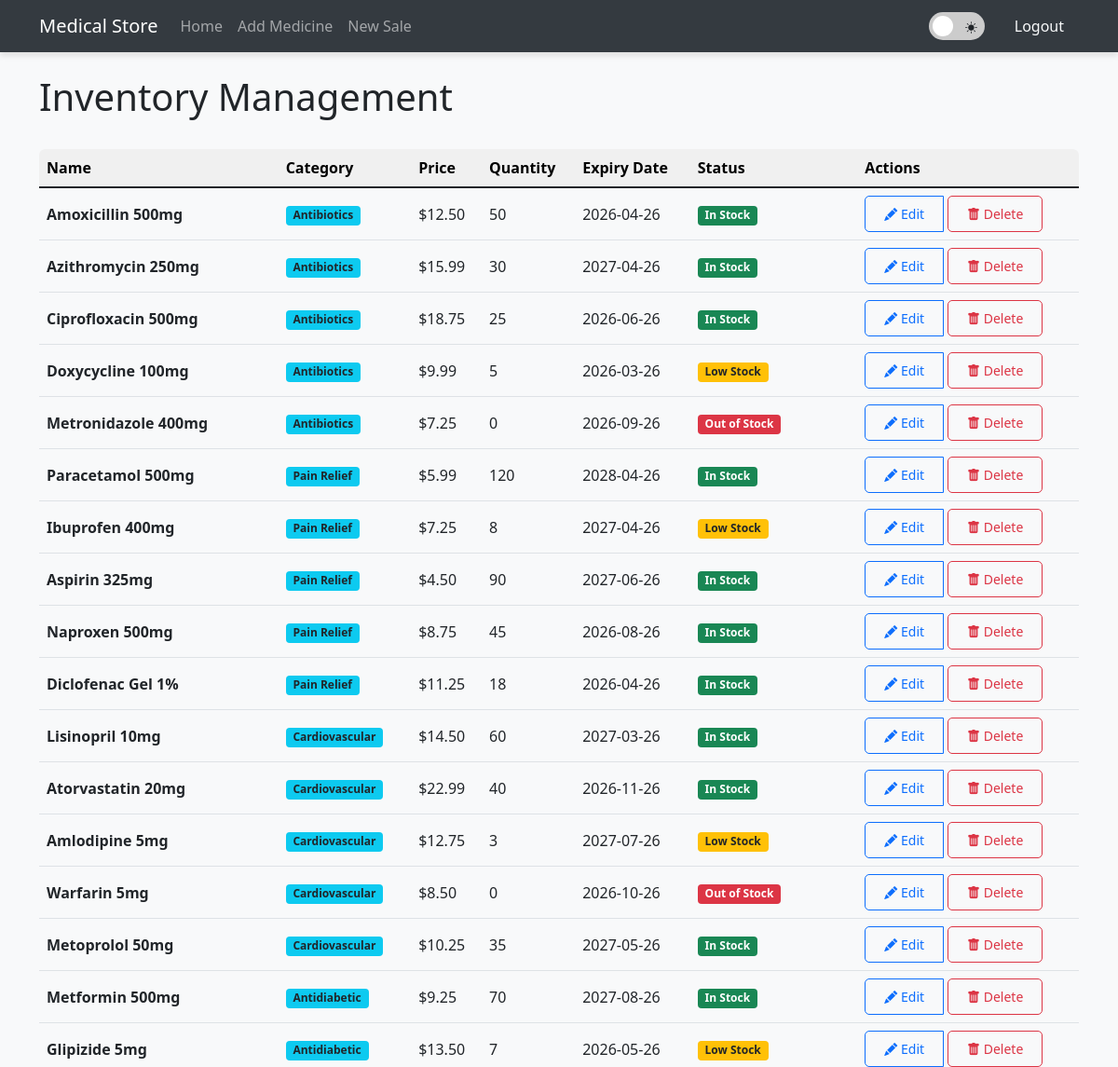
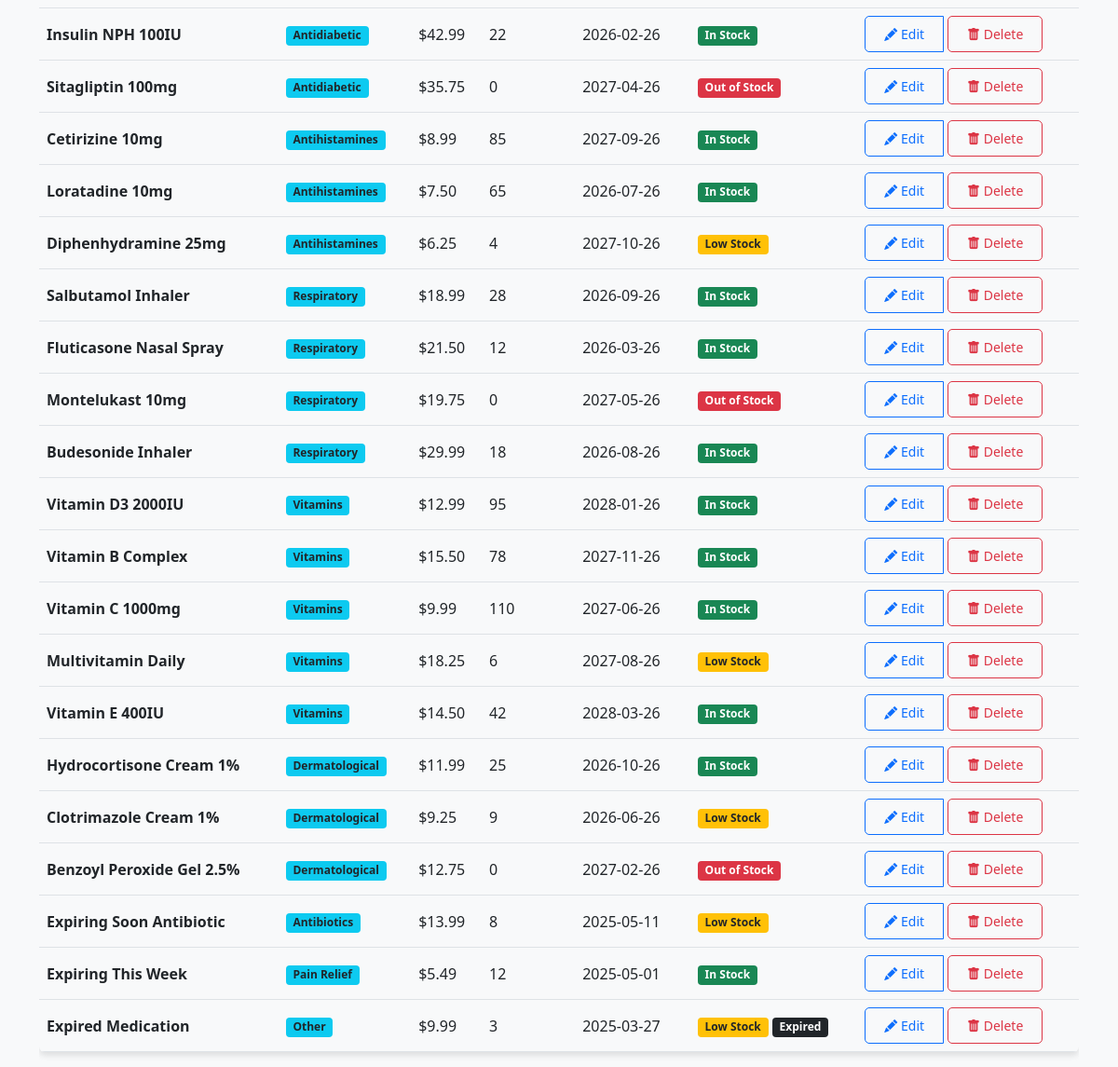
Page /inventory (signed in) on the committed database (2 pictures, top to bottom).
### app.py (models this page shows, shortened)
class Medicine(db.Model):
    id = db.Column(db.Integer, primary_key=True)
    name = db.Column(db.String(100), nullable=False)
    category = db.Column(db.String(50), nullable=False)
    price = db.Column(db.Float, nullable=False)
    quantity = db.Column(db.Integer, nullable=False)
    min_stock_level = db.Column(db.Integer, default=10)
    expiry_date = db.Column(db.Date, nullable=False)
    created_at = db.Column(db.DateTime, default=datetime.utcnow)
    updated_at = db.Column(db.DateTime, default=datetime.utcnow, onupdate=datetime.utcnow)

### app.py (the view)
@app.route('/index')
@app.route('/inventory')
@login_required
def index():
    medicines = Medicine.query.all()
    now = datetime.now().date()
    well_stocked_count = 0
    low_stock_count = 0
    out_of_stock_count = 0
    for medicine in medicines:
        if medicine.quantity <= 0:
            out_of_stock_count += 1
        elif medicine.quantity < medicine.min_stock_level:
            low_stock_count += 1
        else:
            well_stocked_count += 1
    total_inventory_value = sum(medicine.quantity * medicine.price for medicine in medicines)
    return render_template('index.html',
                          medicines=medicines,
                          now=now,
                          well_stocked_count=well_stocked_count,
                          low_stock_count=low_stock_count,
                          out_of_stock_count=out_of_stock_count,
                          total_inventory_value=total_inventory_value)

### app.py (called while the page is built)
@login_manager.user_loader
def load_user(user_id):
    return User.query.get(int(user_id))

@app.before_request
def auto_check_stock():
    global last_check
    if (datetime.now() - last_check).total_seconds() > 3600:  # 3600 seconds = 1 hour
        if request.endpoint in ['index', 'stock_levels', 'inventory_status_report']:
            check_stock_and_notify()
            last_check = datetime.now()

@app.context_processor
def inject_medicines():
    if current_user.is_authenticated:
        if current_user.role == 'store_manager':
            check_stock_and_notify()
        medicines = Medicine.query.all()
        low_stock_count = 0
        out_of_stock_count = 0
        for medicine in medicines:
            if medicine.quantity <= 0:
                out_of_stock_count += 1
            elif medicine.quantity < medicine.min_stock_level:
                low_stock_count += 1
        return {
            'medicines': medicines,
            'low_stock_count': low_stock_count,
            'out_of_stock_count': out_of_stock_count,
            'notification_count': low_stock_count + out_of_stock_count
        }
    return {'medicines': [], 'low_stock_count': 0, 'out_of_stock_count': 0, 'notification_count': 0}

    @property
    def role(self):
        return self.user_type

### templates/index.html (shortened to what this page needs)
{% extends 'base.html' %}
{% block content %}
<div class="d-flex justify-content-between align-items-center mb-4">
    <h1>Inventory Management</h1>
</div>
<div class="table-container">
    <table class="table table-hover align-middle">
        <thead class="table-light">
            <tr>
                <th>Name</th>
                <th>Category</th>
                <th>Price</th>
                <th>Quantity</th>
                <th>Expiry Date</th>
                <th>Status</th>
                {% if current_user.role == 'pharmacist' %}
                <th>Actions</th>
                {% endif %}
            </tr>
        </thead>
        <tbody>
            {% for medicine in medicines %}
            <tr>
                <td><strong>{{ medicine.name }}</strong></td>
                <td><span class="badge bg-info text-dark">{{ medicine.category }}</span></td>
                <td>${{ "%.2f"|format(medicine.price) }}</td>
                <td>{{ medicine.quantity }}</td>
                <td>{{ medicine.expiry_date.strftime('%Y-%m-%d') }}</td>
                <td>
                    {% if medicine.quantity <= 0 %}
                    <span class="badge bg-danger">Out of Stock</span>
                    {% elif medicine.quantity < medicine.min_stock_level %}
                    <span class="badge bg-warning text-dark">Low Stock</span>
                    {% else %}
                    <span class="badge bg-success">In Stock</span>
                    {% endif %}
                    {% if medicine.expiry_date < now %}
                    <span class="badge bg-dark">Expired</span>
                    {% endif %}
                </td>
                {% if current_user.role == 'pharmacist' %}
                <td>
                    <div class="btn-group">
                        <a href="{{ url_for('update_medicine', id=medicine.id) }}" class="btn btn-sm btn-outline-primary">
                            <i class="bi bi-pencil-fill"></i> Edit
                        </a>
                        <form action="{{ url_for('delete_medicine_direct', id=medicine.id) }}" method="POST" class="ms-1">
                            <button type="submit" class="btn btn-sm btn-outline-danger"
                                    onclick="return confirm('Are you sure you want to delete {{ medicine.name }}?')">
                                <i class="bi bi-trash-fill"></i> Delete
                            </button>
                        </form>
                    </div>
                </td>
                {% endif %}
            </tr>
            {% endfor %}
        </tbody>
    </table>
</div>
{% endblock %}

### templates/base.html (style rules this page uses)
:root { --bg-main: #f8f9fa; --bg-card: #ffffff; --text-color: #212529; --border-color: #dee2e6; --nav-bg: #343a40; --link-color: #007bff; --hover-bg: #f0f0f0; --transition: all 0.3s ease; --shadow: 0 4px 6px rgba(0, 0, 0, 0.1); --chart-grid: rgba(0, 0, 0, 0.1); }
body { background-color: var(--bg-main); color: var(--text-color); transition: var(--transition); }
.table { color: var(--text-color); border-color: var(--border-color); }
.table { border-radius: 8px; overflow: hidden; box-shadow: var(--shadow); }
.table thead th { border-top: none; background-color: var(--hover-bg); position: sticky; top: 0; z-index: 10; }
.btn { transition: all 0.3s ease; border-radius: 5px; padding: 0.5rem 1.25rem; }
.table { border-radius: 0.375rem; overflow: hidden; box-shadow: var(--shadow); }
.table thead { position: sticky; top: 0; z-index: 5; }
.table-container { border-radius: 0.375rem; overflow: hidden; }

### rows in the picture
Medicine: name "Amoxicillin 500mg", category "Antibiotics", price "12.50", quantity "50", expiry_date "2026-04-26", min_stock_level "In Stock"
Medicine: name "Azithromycin 250mg", category "Antibiotics", price "15.99", quantity "30", expiry_date "2027-04-26", min_stock_level "In Stock"
Medicine: name "Ciprofloxacin 500mg", category "Antibiotics", price "18.75", quantity "25", expiry_date "2026-06-26", min_stock_level "In Stock"
Medicine: name "Doxycycline 100mg", category "Antibiotics", price "9.99", quantity "5", expiry_date "2026-03-26", min_stock_level "Low Stock"
Medicine: name "Metronidazole 400mg", category "Antibiotics", price "7.25", quantity "0", expiry_date "2026-09-26", shows "Out of Stock"
Medicine: name "Paracetamol 500mg", category "Pain Relief", price "5.99", quantity "120", expiry_date "2028-04-26", min_stock_level "In Stock"
Medicine: name "Ibuprofen 400mg", category "Pain Relief", price "7.25", quantity "8", expiry_date "2027-04-26", min_stock_level "Low Stock"
Medicine: name "Aspirin 325mg", category "Pain Relief", price "4.50", quantity "90", expiry_date "2027-06-26", min_stock_level "In Stock"
Medicine: name "Naproxen 500mg", category "Pain Relief", price "8.75", quantity "45", expiry_date "2026-08-26", min_stock_level "In Stock"
Medicine: name "Diclofenac Gel 1%", category "Pain Relief", price "11.25", quantity "18", expiry_date "2026-04-26", min_stock_level "In Stock"
Medicine: name "Lisinopril 10mg", category "Cardiovascular", price "14.50", quantity "60", expiry_date "2027-03-26", min_stock_level "In Stock"
Medicine: name "Atorvastatin 20mg", category "Cardiovascular", price "22.99", quantity "40", expiry_date "2026-11-26", min_stock_level "In Stock"
Medicine: name "Amlodipine 5mg", category "Cardiovascular", price "12.75", quantity "3", expiry_date "2027-07-26", min_stock_level "Low Stock"
Medicine: name "Warfarin 5mg", category "Cardiovascular", price "8.50", quantity "0", expiry_date "2026-10-26", shows "Out of Stock"
Medicine: name "Metoprolol 50mg", category "Cardiovascular", price "10.25", quantity "35", expiry_date "2027-05-26", min_stock_level "In Stock"
Medicine: name "Metformin 500mg", category "Antidiabetic", price "9.25", quantity "70", expiry_date "2027-08-26", min_stock_level "In Stock"
Medicine: name "Glipizide 5mg", category "Antidiabetic", price "13.50", quantity "7", expiry_date "2026-05-26", min_stock_level "Low Stock"
Medicine: name "Insulin NPH 100IU", category "Antidiabetic", price "42.99", quantity "22", expiry_date "2026-02-26", min_stock_level "In Stock"
Medicine: name "Sitagliptin 100mg", category "Antidiabetic", price "35.75", quantity "0", expiry_date "2027-04-26", shows "Out of Stock"
Medicine: name "Cetirizine 10mg", category "Antihistamines", price "8.99", quantity "85", expiry_date "2027-09-26", min_stock_level "In Stock"
Medicine: name "Loratadine 10mg", category "Antihistamines", price "7.50", quantity "65", expiry_date "2026-07-26", min_stock_level "In Stock"
Medicine: name "Diphenhydramine 25mg", category "Antihistamines", price "6.25", quantity "4", expiry_date "2027-10-26", min_stock_level "Low Stock"
Medicine: name "Salbutamol Inhaler", category "Respiratory", price "18.99", quantity "28", expiry_date "2026-09-26", min_stock_level "In Stock"
Medicine: name "Fluticasone Nasal Spray", category "Respiratory", price "21.50", quantity "12", expiry_date "2026-03-26", min_stock_level "In Stock"
Medicine: name "Montelukast 10mg", category "Respiratory", price "19.75", quantity "0", expiry_date "2027-05-26", shows "Out of Stock"
Medicine: name "Budesonide Inhaler", category "Respiratory", price "29.99", quantity "18", expiry_date "2026-08-26", min_stock_level "In Stock"
Medicine: name "Vitamin D3 2000IU", category "Vitamins", price "12.99", quantity "95", expiry_date "2028-01-26", min_stock_level "In Stock"
Medicine: name "Vitamin B Complex", category "Vitamins", price "15.50", quantity "78", expiry_date "2027-11-26", min_stock_level "In Stock"
Medicine: name "Vitamin C 1000mg", category "Vitamins", price "9.99", quantity "110", expiry_date "2027-06-26", min_stock_level "In Stock"
Medicine: name "Multivitamin Daily", category "Vitamins", price "18.25", quantity "6", expiry_date "2027-08-26", min_stock_level "Low Stock"
Medicine: name "Vitamin E 400IU", category "Vitamins", price "14.50", quantity "42", expiry_date "2028-03-26", min_stock_level "In Stock"
Medicine: name "Hydrocortisone Cream 1%", category "Dermatological", price "11.99", quantity "25", expiry_date "2026-10-26", min_stock_level "In Stock"
Medicine: name "Clotrimazole Cream 1%", category "Dermatological", price "9.25", quantity "9", expiry_date "2026-06-26", min_stock_level "Low Stock"
Medicine: name "Benzoyl Peroxide Gel 2.5%", category "Dermatological", price "12.75", quantity "0", expiry_date "2027-02-26", shows "Out of Stock"
Medicine: name "Expiring Soon Antibiotic", category "Antibiotics", price "13.99", quantity "8", expiry_date "2025-05-11", min_stock_level "Low Stock"
Medicine: name "Expiring This Week", category "Pain Relief", price "5.49", quantity "12", expiry_date "2025-05-01", min_stock_level "In Stock"
Medicine: name "Expired Medication", category "Other", price "9.99", quantity "3", expiry_date "2025-03-27", min_stock_level "Low Stock"
